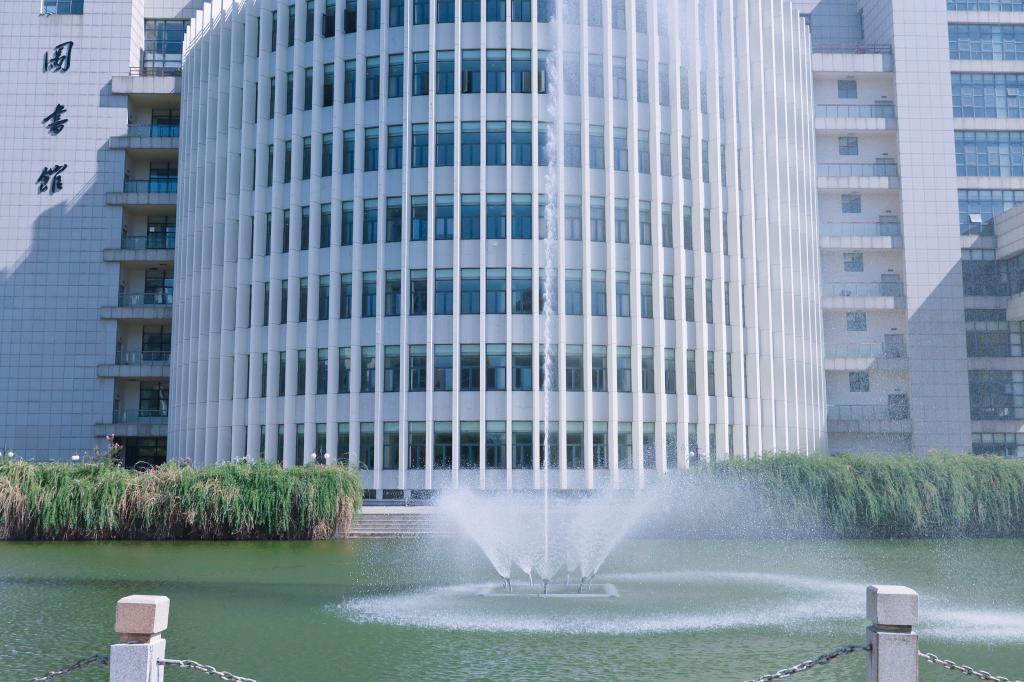
#> input picture img/imgae1.jpg, 1024 x 682 px
$ python main.py
#> lines starting #> are read from the running program, lines starting #| are printed output that depends on the picture; after the words box and inside, x2 and y2 are one past the last pixel; in counts of white or black regions, pixels touching at a corner belong together
import cv2 as cv
import numpy as np
import matplotlib.pyplot as plt

# 读取图像
image = cv.imread('../img/imgae1.jpg', cv.IMREAD_GRAYSCALE)  # 替换为你自己的图像路径
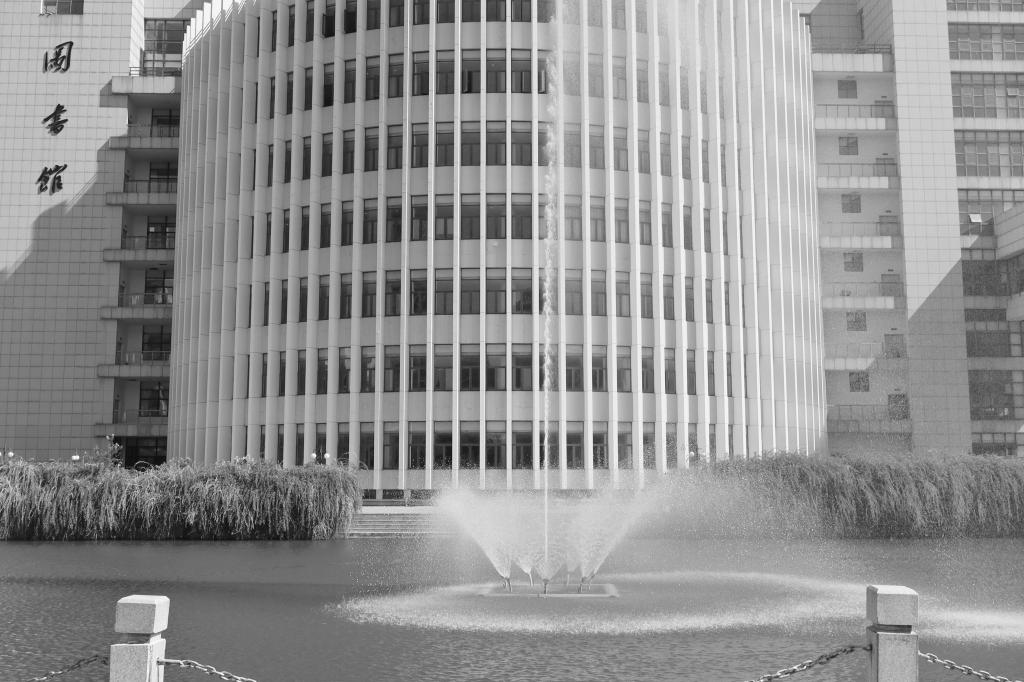
#> image: shape (682, 1024); min 0, max 255, mean 145.3

# 进行高斯模糊，减少噪声
blurred_image = cv.GaussianBlur(image, (5, 5), 0)

# 使用Harris角点检测函数
# Harris角点检测的参数：
# image: 输入图像
# blockSize: 邻域大小（即计算梯度时的区域大小）
# ksize: Sobel算子的大小，用于计算图像梯度
# k: Harris检测的自由参数（通常设定为0.04到0.06之间）
corner_response = cv.cornerHarris(blurred_image, blockSize=2, ksize=3, k=0.04)
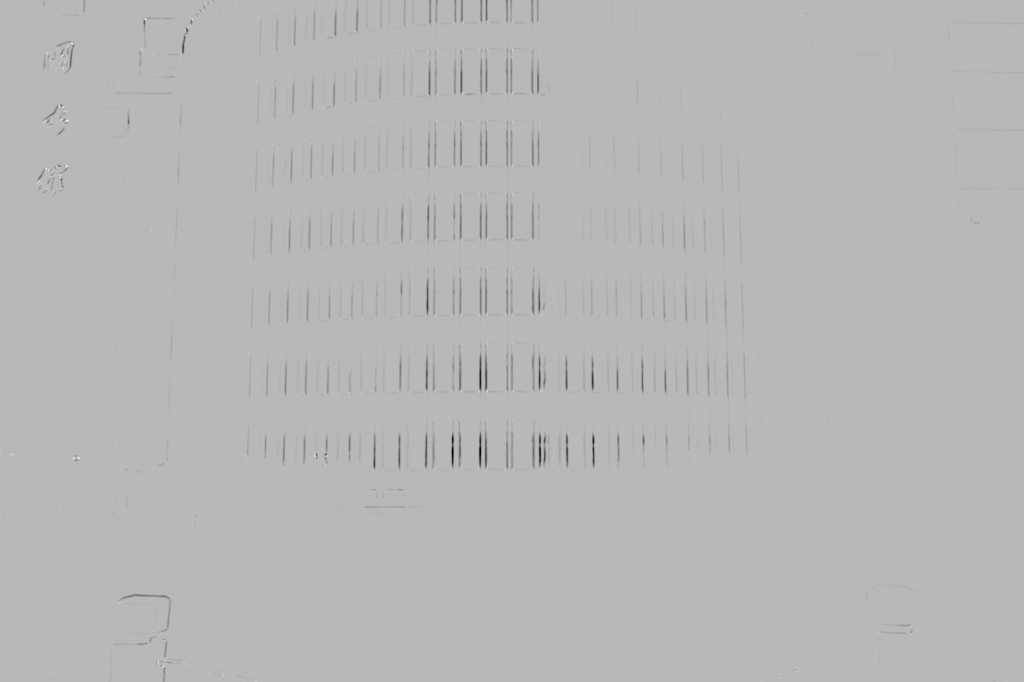
#> corner_response: shape (682, 1024) float32; min -0.00132, max 0.000502, mean -6.17e-06; drawn with min black and max white

# 扩展角点响应，便于观察
corner_response = cv.dilate(corner_response, None)
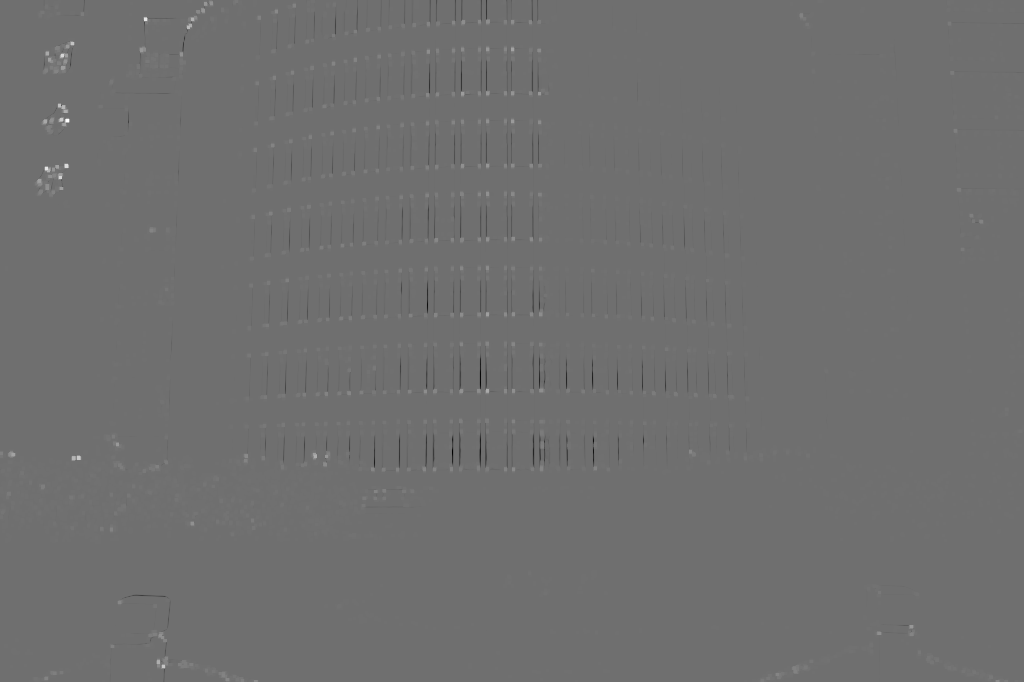
#> corner_response: shape (682, 1024) float32; min -0.000392, max 0.000502, mean 7.02e-08; drawn with min black and max white

# 在图像上标记角点，设置一个阈值
image_with_corners = np.copy(image)
image_with_corners[corner_response > 0.01 * corner_response.max()] = 255
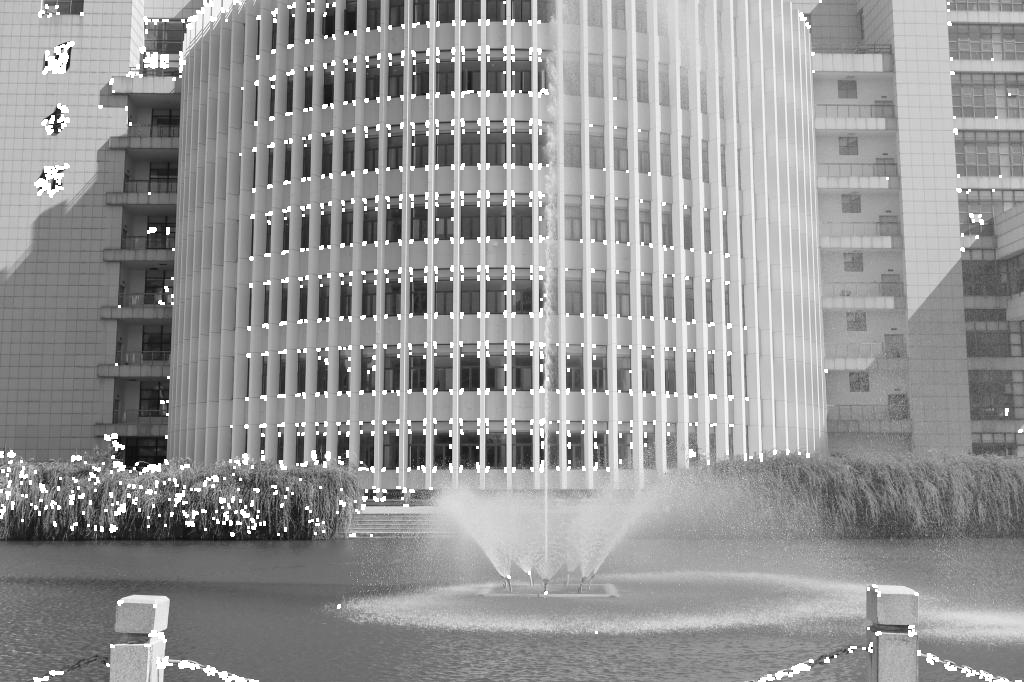
#> image_with_corners: shape (682, 1024); 3.1% of pixels changed, all inside (x1, y1, x2, y2) = (0, 0, 1023, 682)

# 显示原图和角点检测结果
plt.figure(figsize=(12, 6))
plt.subplot(1, 2, 1)
plt.imshow(image, cmap='gray')
plt.title('Original Image')
plt.axis('off')

plt.subplot(1, 2, 2)
plt.imshow(image_with_corners, cmap='gray')
plt.title('Harris Corners Detected')
plt.axis('off')

plt.tight_layout()
plt.savefig('../result/R/res.jpg', bbox_inches='tight', pad_inches=0)
plt.show()

$ run again, with img/face1.jpg copied over img/imgae1.jpg
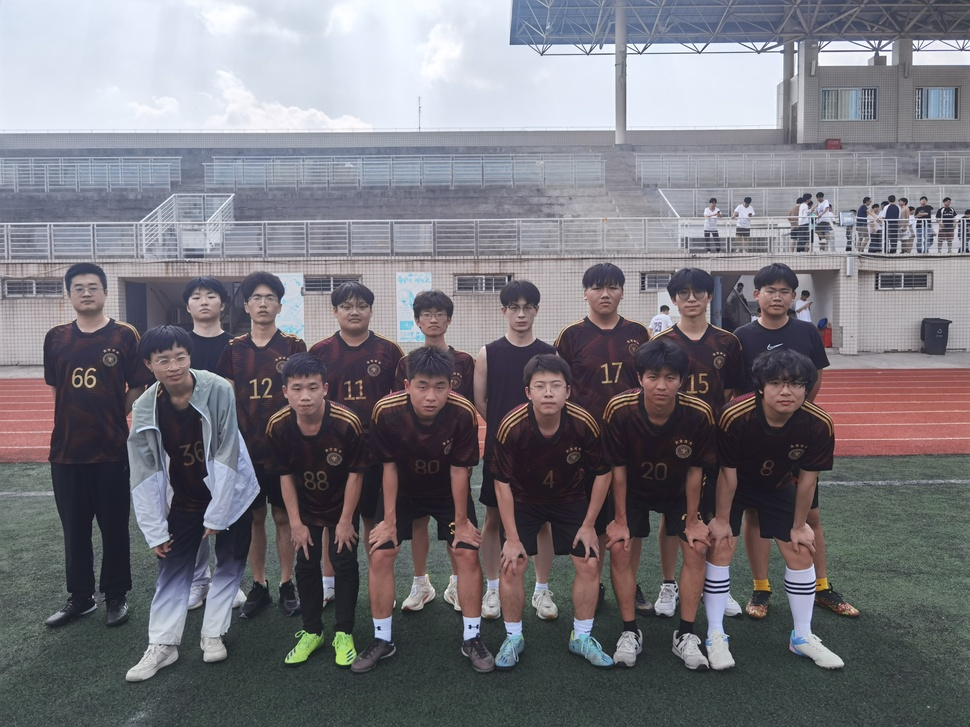
#> input picture img/face1.jpg, 970 x 727 px, shrunk from 4096 x 3072 before the run
#> `corner_response = cv.dilate(corner_response, None)`:
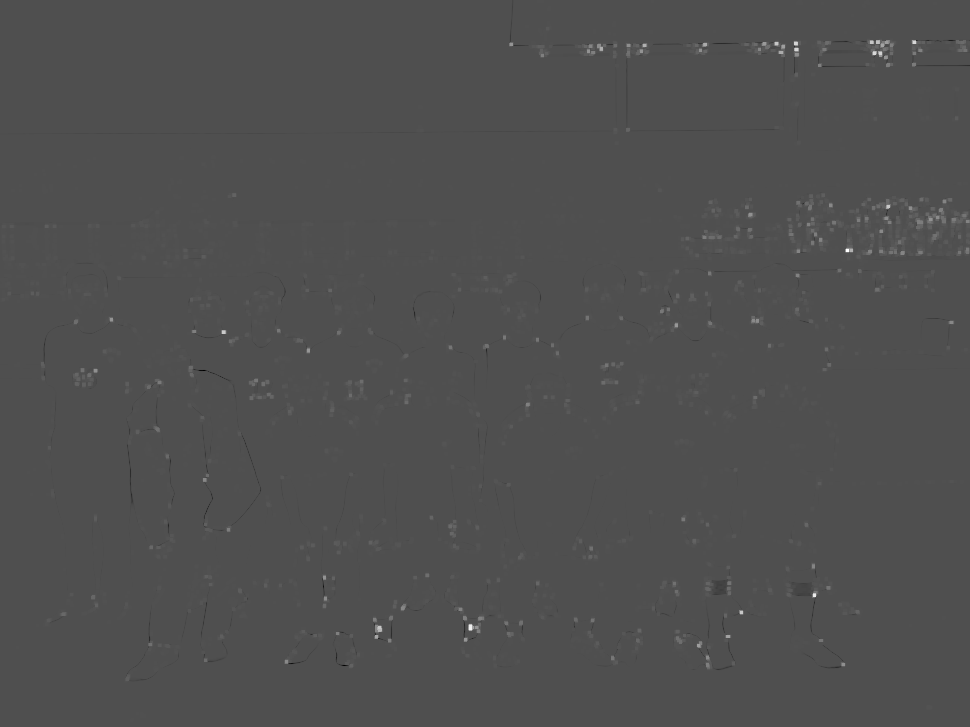
#> corner_response: shape (727, 970) float32; min -0.000294, max 0.000645, mean 1.3e-06; drawn with min black and max white
#> `image_with_corners[corner_response > 0.01 * corner_response.max()] = 255`:
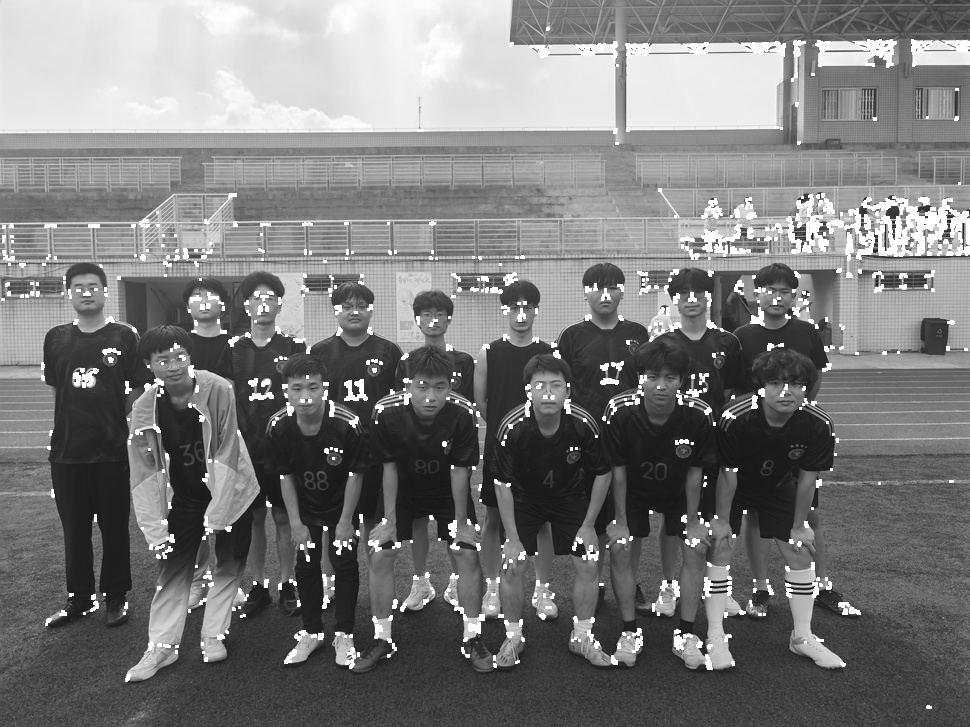
#> image_with_corners: shape (727, 970); min 11, max 255, mean 123.4
